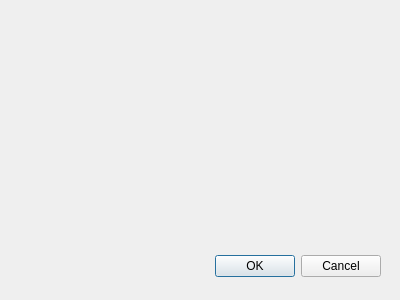
<?xml version="1.0" encoding="UTF-8"?>
<ui version="4.0">
 <class>Botones</class>
 <widget class="QDialog" name="Botones">
  <property name="geometry">
   <rect>
    <x>0</x>
    <y>0</y>
    <width>400</width>
    <height>300</height>
   </rect>
  </property>
  <property name="windowTitle">
   <string>Dialog</string>
  </property>
  <widget class="QDialogButtonBox" name="buttonBox">
   <property name="geometry">
    <rect>
     <x>40</x>
     <y>250</y>
     <width>341</width>
     <height>32</height>
    </rect>
   </property>
   <property name="orientation">
    <enum>Qt::Horizontal</enum>
   </property>
   <property name="standardButtons">
    <set>QDialogButtonBox::Cancel|QDialogButtonBox::Ok</set>
   </property>
  </widget>
 </widget>
 <resources/>
 <connections>
  <connection>
   <sender>buttonBox</sender>
   <signal>accepted()</signal>
   <receiver>Botones</receiver>
   <slot>accept()</slot>
   <hints>
    <hint type="sourcelabel">
     <x>248</x>
     <y>254</y>
    </hint>
    <hint type="destinationlabel">
     <x>157</x>
     <y>274</y>
    </hint>
   </hints>
  </connection>
  <connection>
   <sender>buttonBox</sender>
   <signal>rejected()</signal>
   <receiver>Botones</receiver>
   <slot>reject()</slot>
   <hints>
    <hint type="sourcelabel">
     <x>316</x>
     <y>260</y>
    </hint>
    <hint type="destinationlabel">
     <x>286</x>
     <y>274</y>
    </hint>
   </hints>
  </connection>
 </connections>
</ui>
